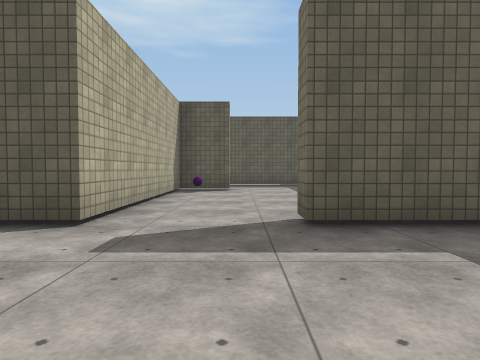
View 1 (above)

23 first-person views from a walk through a scene from a Unity 3-D project. The camera is 1.2 m above the floor, tilts 2° down and sees 75° across. The floor is counted in squares, 2 m on a side. Each view is taken from the middle of a square. On the plan, view 1 faces up. The plan holds only what a view shows up to about 9 squares ahead; the rest is blank. The player character is not drawn. Surface patterns are stand-ins for the level's own textures.

View 2
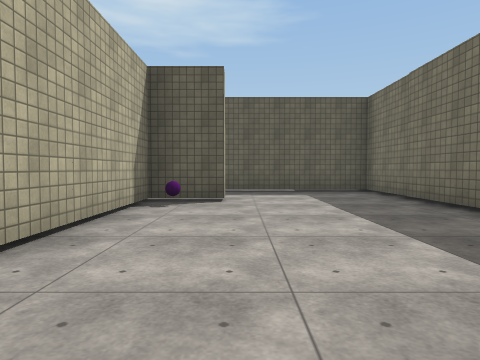

View 3
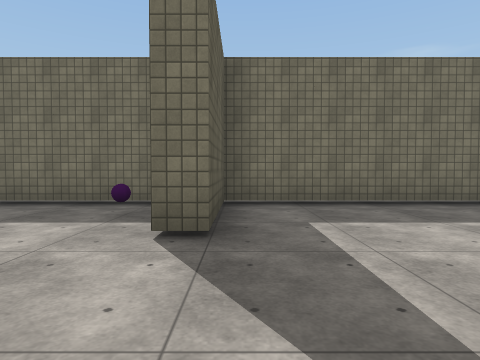

View 4
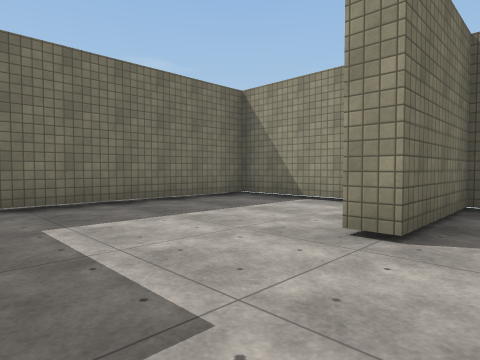

View 5
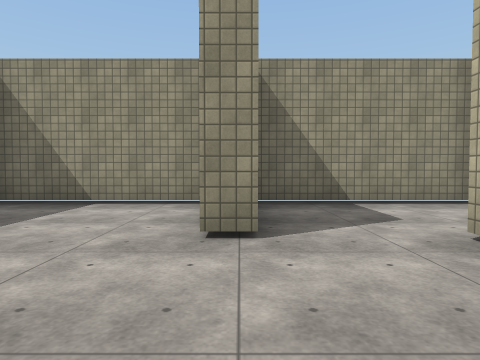

View 6
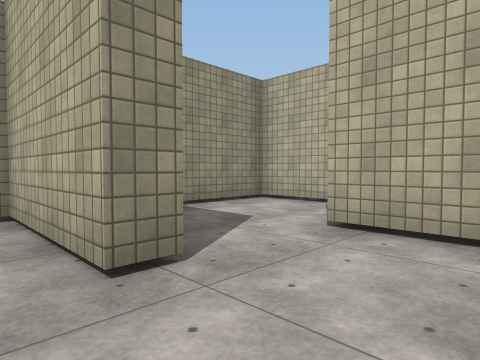

View 7
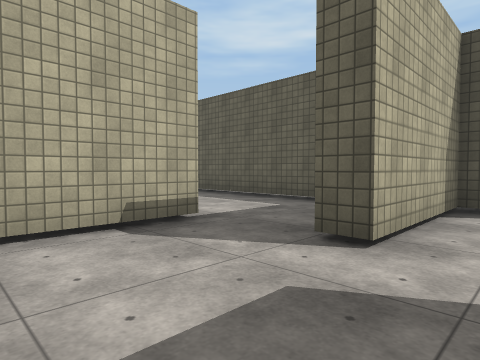

View 8
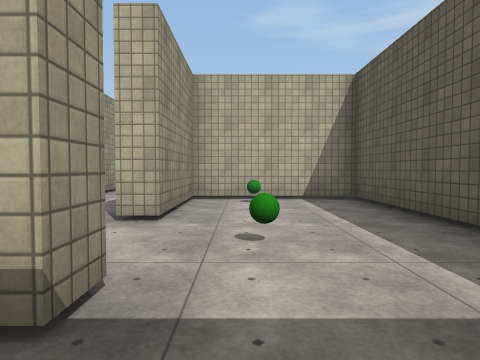

View 9
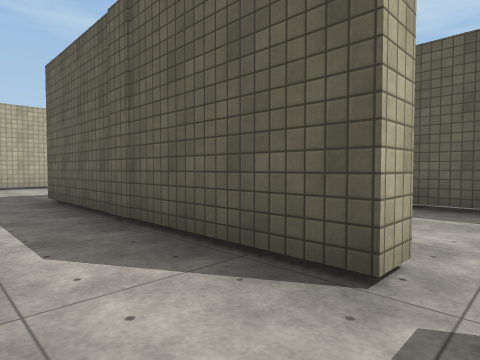

View 10
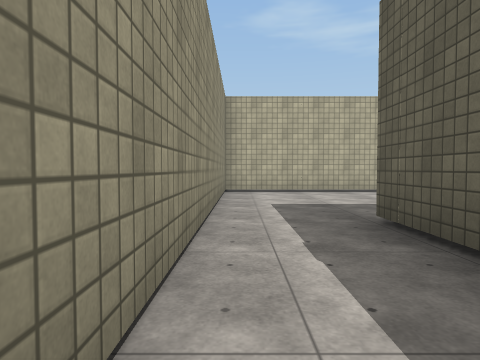

View 11
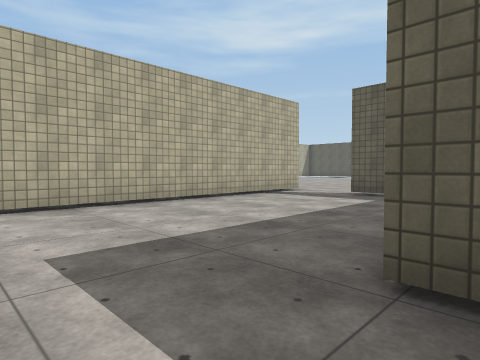

View 12
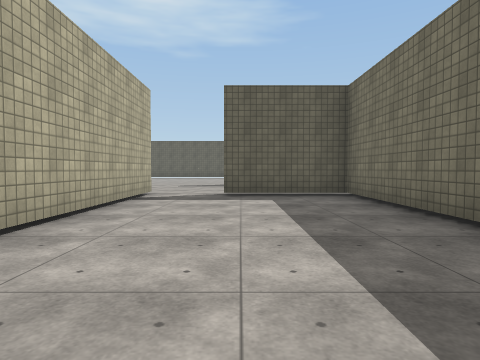

View 13
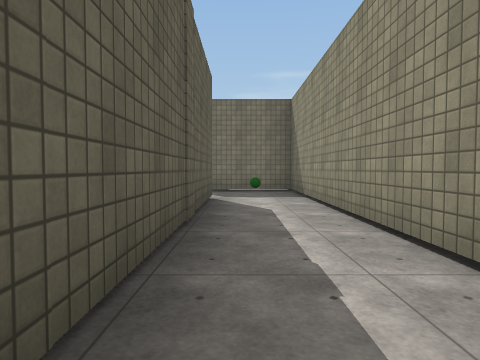

View 14
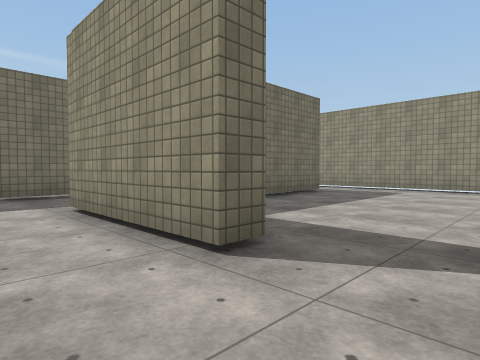

View 15
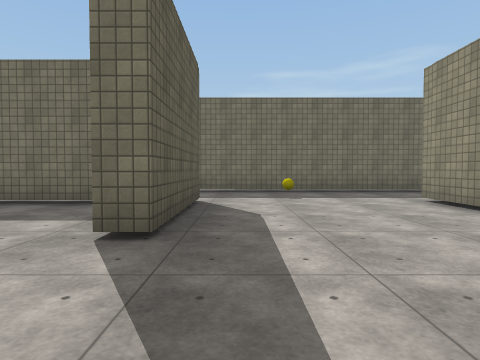

View 16
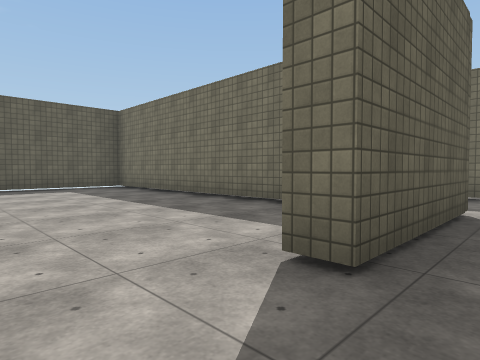

View 17
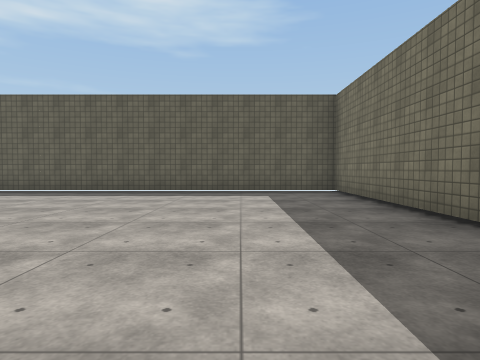

View 18
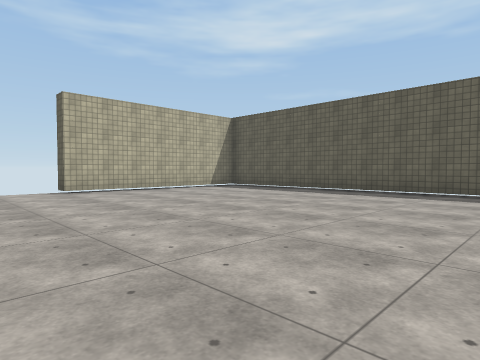

View 19
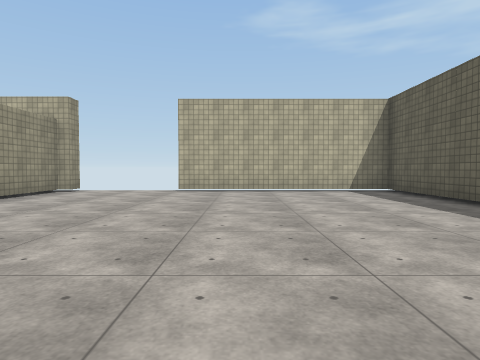

View 20
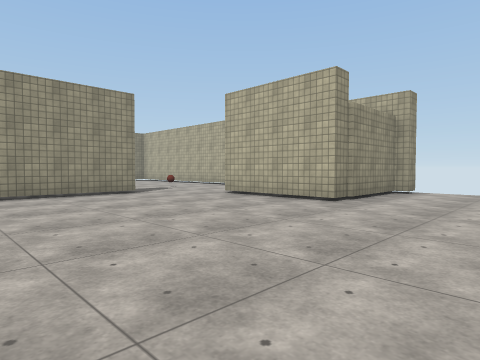

View 21
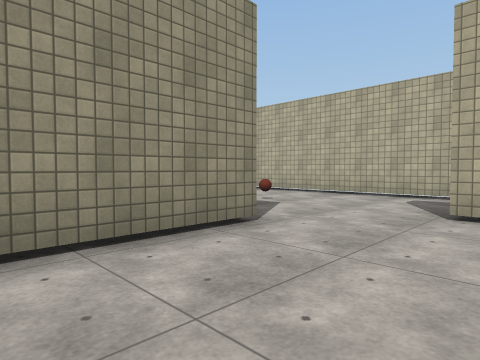

View 22
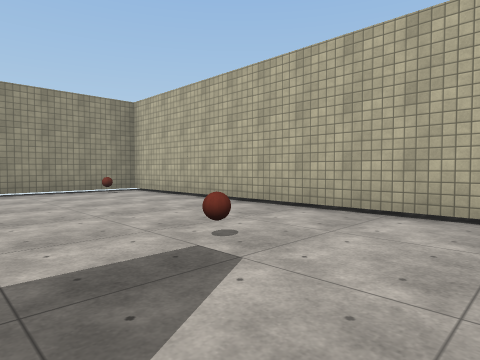

View 23
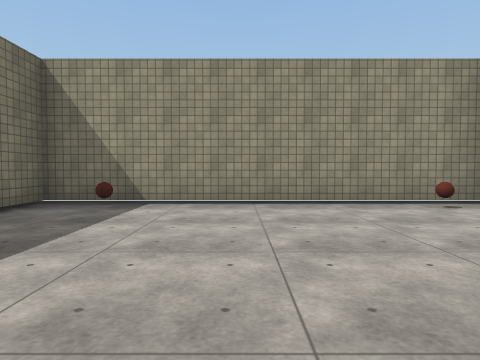

### Floor plan
Ten units are one square. View 1 is at (0, 0); x grows to the right and y downward. Boxes are objects, and circles mark ways between rooms. Rooms are numbered by the first view taken in them; rooms with no view inside come last. Other rooms are left out.
<svg viewBox="-273 -195 311 225">
<path fill="none" stroke="#000" d="M-7 -3 -7 24 33 24 33 -33 7 -33M7 -33 7 -39M33 -45 33 -112 -4 -112M-3 -92 -3 -87 -17 -87 -17 -33 -29 -33 -29 -4M-12 -3 -7 -3M-29 -4 -35 -4M-50 -3 -50 24 -12 24 -12 -3M-181 -45 -181 24 -56 24 -56 2M-76 -1 -76 4 -136 4 -136 -51 -164 -51M-218 -56 -189 -56M-181 -55 -181 -45M-164 -51 -164 -56 -130 -56M-262 -103 -233 -103 -233 -71M-262 -66 -262 24 -186 24 -186 14M-136 -115 -136 -190 -264 -190 -264 -134M-268 -106 -261 -106M-130 -97 -164 -97 -164 -102M-108 -41 -108 -102M-56 -3 -50 -3M-51 -33 -102 -33 -102 -1 -76 -1"/>
<rect x="-15" y="-85" width="10" height="10" fill="#bbb"><title>purple ball</title></rect>
<rect x="15" y="-55" width="10" height="10" fill="#bbb"><title>purple ball</title></rect>
<rect x="-75" y="5" width="10" height="10" fill="#bbb"><title>other object</title></rect>
<rect x="-255" y="15" width="10" height="10" fill="#bbb"><title>ball</title></rect>
<rect x="-245" y="-45" width="10" height="10" fill="#bbb"><title>ball</title></rect>
<rect x="-205" y="15" width="10" height="10" fill="#bbb"><title>ball</title></rect>
<rect x="-125" y="-85" width="10" height="10" fill="#bbb"><title>other object</title></rect>
<rect x="-105" y="-15" width="10" height="10" fill="#bbb"><title>green ball</title></rect>
<rect x="-75" y="-15" width="10" height="10" fill="#bbb"><title>green ball</title></rect>
<circle cx="0" cy="-15" r="3" fill="#2a7"/>
<circle cx="-20" cy="0" r="3" fill="#2a7"/>
<circle cx="-50" cy="-15" r="3" fill="#2a7"/>
<circle cx="-170" cy="-50" r="3" fill="#2a7"/>
<circle cx="-65" cy="0" r="3" fill="#2a7"/>
<text x="20" y="0">1</text>
<text x="10" y="-60">2</text>
<text x="-30" y="10">3</text>
<text x="-140" y="0">4</text>
<text x="-200" y="-90">5</text>
<text x="-80" y="-20">6</text>
</svg>
Room 1 opens to room 2. Room 2 opens to room 3. Room 3 opens to room 6. Room 4 opens to room 5. Room 4 opens to room 6.

Where each view was taken, in squares from view 1:
view 1: 0 up, 0 right, facing up
view 2: 3 up, 0 right, facing up
view 3: 3 up, 2 left, facing right
view 4: 3 up, 2 left, facing down-right
view 5: 3 up, 1 left, facing down
view 6: 2 up, 0 right, facing down-left
view 7: 2 down, 2 left, facing up-left
view 8: 1 up, 4 left, facing left
view 9: 2 down, 7 left, facing up-left
view 10: 2 down, 10 left, facing left
view 11: 2 down, 13 left, facing up-left
view 12: 2 down, 16 left, facing up
view 13: 1 down, 14 left, facing right
view 14: 7 up, 18 left, facing down-right
view 15: 9 up, 19 left, facing right
view 16: 9 up, 18 left, facing up-right
view 17: 11 up, 16 left, facing up
view 18: 11 up, 18 left, facing up-left
view 19: 15 up, 18 left, facing left
view 20: 13 up, 18 left, facing down-left
view 21: 8 up, 19 left, facing down-left
view 22: 6 up, 22 left, facing down-left
view 23: 3 up, 22 left, facing down
